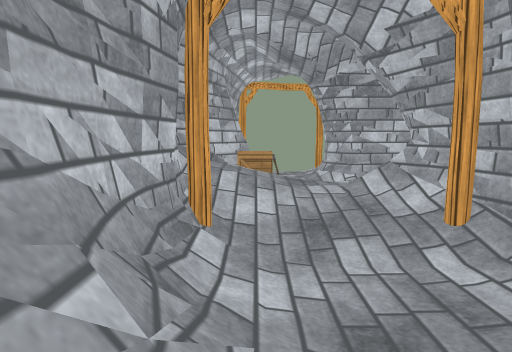
View 1 (above)

16 first-person views from a walk through a 3-D level made in the Unity game engine. The camera is 1.3 m above the floor, tilts 6° down and sees 70° across. The floor is counted in squares, 1 m on a side. Each view is taken from the middle of a square. On the plan, view 1 faces up. The plan holds only what a view shows up to about 15 squares ahead; the rest is blank. The place goes on beyond the plan. The player character is not drawn. Some surface patterns are stand-ins.

View 2
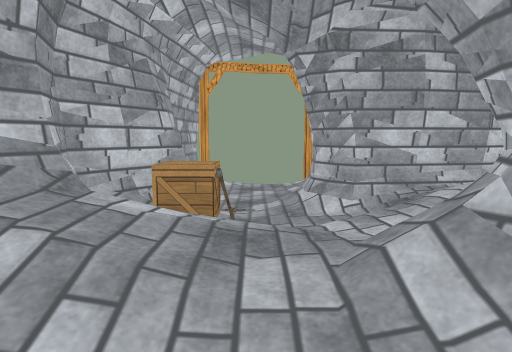

View 3
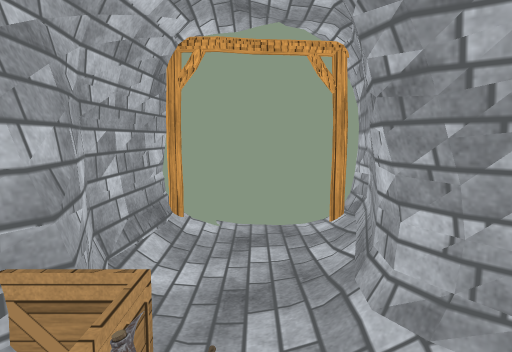

View 4
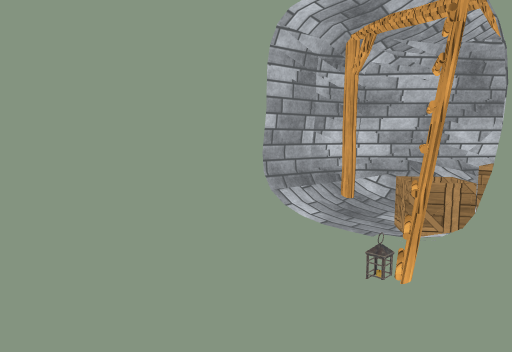

View 5
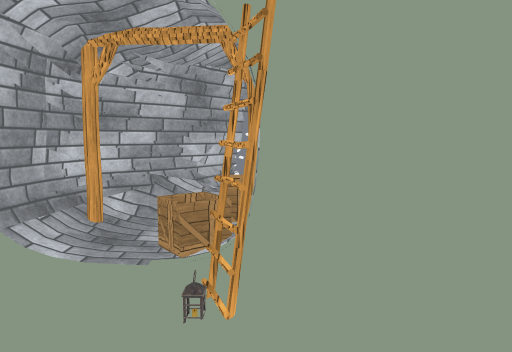

View 6
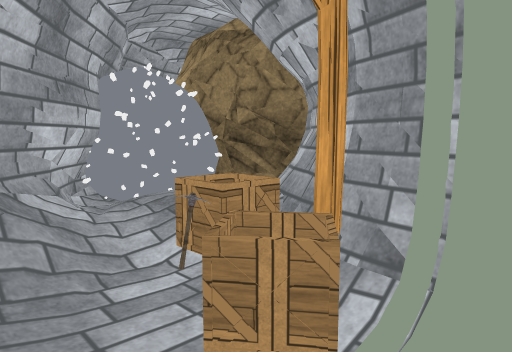

View 7
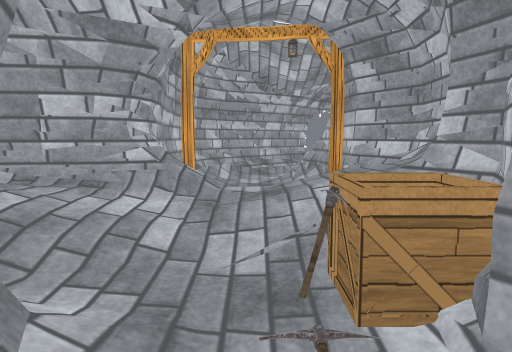

View 8
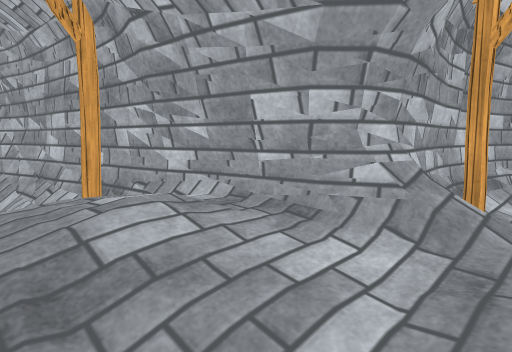

View 9
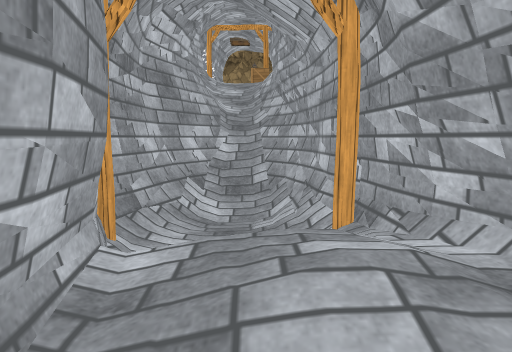

View 10
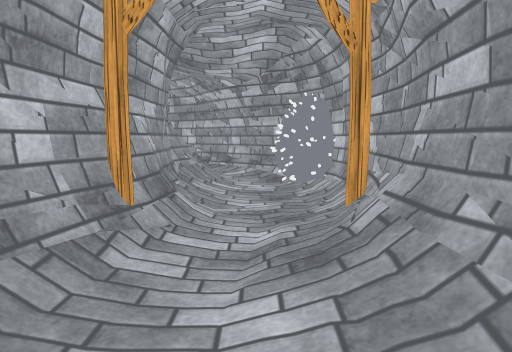

View 11
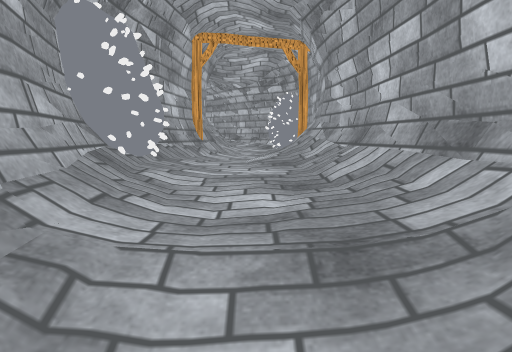

View 12
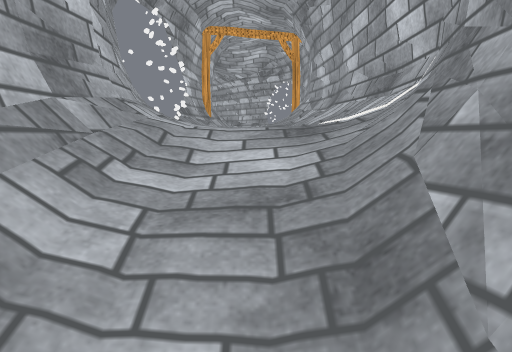

View 13
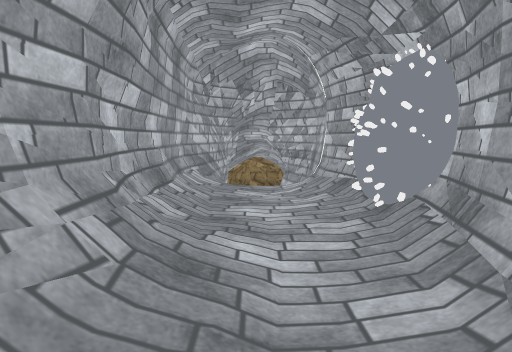

View 14
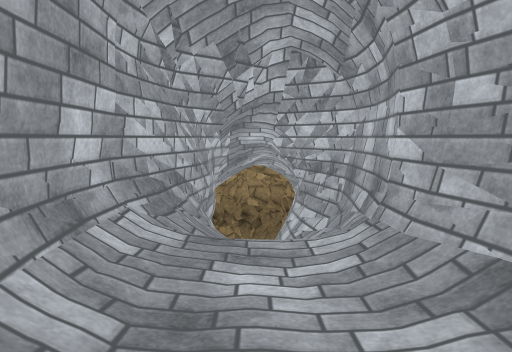

View 15
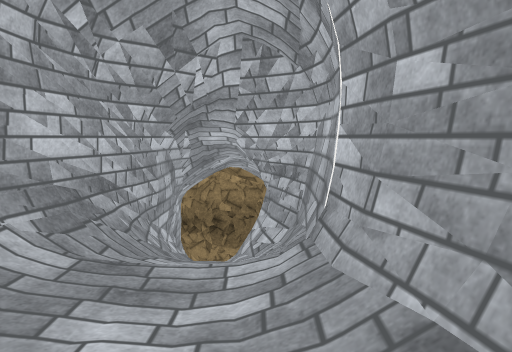

View 16
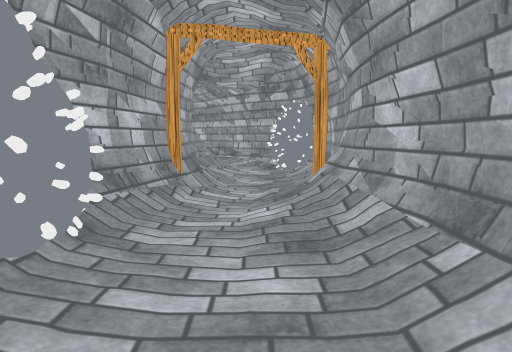

### Floor plan
Key: @ floor where view 1 was taken; # wall or solid block; . main floor; : floor 0.25 m higher than the main floor; + floor 0.5 m higher than the main floor; * floor 0.75 m higher than the main floor; % floor 1 m higher than the main floor; / step, stairs or slope; = window, fence, low wall or low ledge; C crate; P pickaxe; L ladder; R rock; O other object.
Columns run from 23 left of view 1 to 14 right of it. Each row starts with its distance up from view 1.
 23                             OOO##
 22                           OOO/:/###
 21                          OOO  ..:/##
 20                          O    CCP/+##
 19                          +  LL##CC*O#
 18                          / OO####*+RO
 17                       O    O#   ##RRR
 16                       O   O      RR
 15                       #/::#
 14                       #:./#
 13                       #::/#
 12                       #::##
 11                       #/:#  ##########
 10                       #C:#### :://====
  9                       #P:+/%/  :./=###
  8                       #//+*##########
  7                      ##%*/###
  6                      #//*/#
  5                      ##/+/#
  4                       #/:/#
  3                       #:::#
  2                       #/::#
  1          #O O#       ##=:/#
  0    #######OOO#########=@/##
 -1  ###/////....../////////##
 -2   //////.....:/......./##
 -3 ######//..////////..OO##
 -4      ###############O
 -5                     O

Where each view was taken, in squares from view 1:
view 1: 0 up, 0 right, facing up
view 2: 4 up, 1 right, facing up
view 3: 8 up, 1 right, facing up
view 4: 18 up, 2 right, facing up-right
view 5: 19 up, 2 right, facing right
view 6: 22 up, 6 right, facing down-right
view 7: 12 up, 1 right, facing down
view 8: 10 up, 1 right, facing down-right
view 9: 9 up, 2 right, facing right
view 10: 2 down, 12 left, facing right
view 11: 2 down, 18 left, facing right
view 12: 2 down, 20 left, facing right
view 13: 2 down, 6 left, facing left
view 14: 2 down, 11 left, facing left
view 15: 1 down, 12 left, facing left
view 16: 2 down, 15 left, facing right
